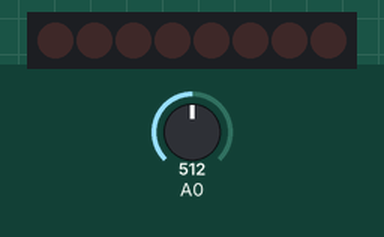
A sketch run on a simulated Arduino Uno, built with avr-gcc and run on an emulated ATmega328P. Parts: 8 shift-register outputs drawn as a row of LEDs (first output left, lit = HIGH). Wiring (inferred from the names in the program): shift register (74HC595): data pin 10; shift clock pin 12; latch pin 11. Wiring (inferred from the signals the program sends): row of LEDs: on Q0, Q1, Q2, Q3, Q4, Q5, Q6, Q7. Inputs (shaded band) come from the test bench; at power-on: A0 = 512.

Above: at 1.2 s.
1.3 s: A0 set to 139
4.0 s: A0 set to 120
At 4.4 s:
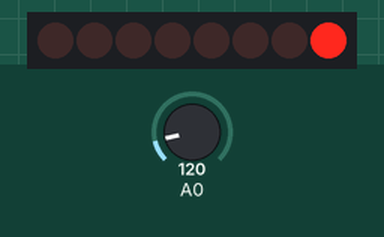
5.5 s: A0 set to 306
At 6.07 s:
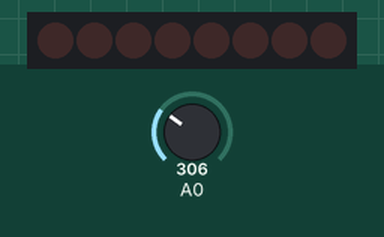
8.2 s: A0 set to 122
Timing chart, 0 to 10.7 s (numbered marks = the images above; inputs shaded):
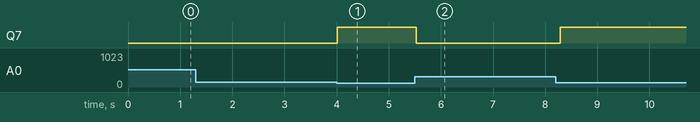

Measured:
- the behaviour switches between 127 and 126 on A0 (found by bisection; images 0 and 1)
- after the input at 5.5 s, Q7: HIGH → LOW at once

The sketch:

scetch_jan20b.ino
```cpp
const int dataPin  = 10;
const int latchPin = 11;
const int clockPin = 12;
int powerMicro = 0;
int digitalNumber = 0;
int byteToSend;


void setup() {
  // put your setup code here, to run once:
  pinMode(dataPin,  OUTPUT);
  pinMode(clockPin, OUTPUT);
  pinMode(latchPin, OUTPUT);
}

void loop() {
  // put your main code here, to run repeatedly:
    powerMicro = analogRead(A0) + 1;

    digitalNumber = powerMicro/128 ; // Обнуляем байт при каждом проходе
    for(int i = 0; i < digitalNumber; i++){
      bitWrite(byteToSend, i , LOW); // При bitPos=0 получим B00000001, при bitPos=1 - B00000010, при bitPos=2 - B00000100 и т.д.
      digitalWrite(latchPin, LOW);  // устанавливаем синхронизацию "защелки" на LOW
      shiftOut(dataPin, clockPin, LSBFIRST, byteToSend); // Инвертируем сигнал при помощи MSBFIRST, грузим с первого бита
      digitalWrite(latchPin, HIGH); //"защелкиваем" регистр, тем самым устанавливая значения на выходах
      delay(30);
    }

    delay(50);
    byteToSend = 1;
    digitalWrite(latchPin, LOW);  // устанавливаем синхронизацию "защелки" на LOW
    shiftOut(dataPin, clockPin, LSBFIRST, byteToSend); // Инвертируем сигнал при помощи MSBFIRST, грузим с первого бита
    digitalWrite(latchPin, HIGH); //"защелкиваем" регистр, тем самым устанавливая значения на выходах

}
```
